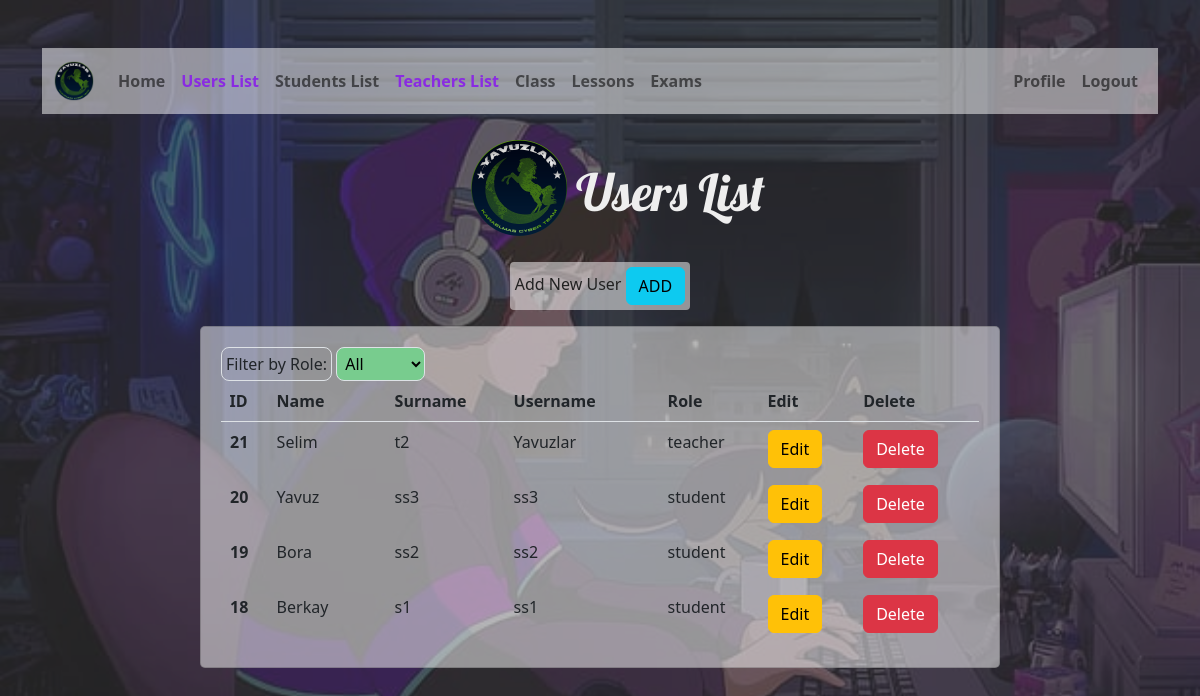
The app's page /usersList.php (signed in) with its own data.
### tables this page shows
CREATE TABLE `t_users` (
  `id` int(11) NOT NULL,
  `name` varchar(255) DEFAULT NULL,
  `surname` varchar(255) DEFAULT NULL,
  `username` varchar(255) NOT NULL,
  `password` text NOT NULL,
  `role` varchar(10) NOT NULL,
  `created_at` timestamp NOT NULL DEFAULT current_timestamp() ON UPDATE current_timestamp()
);

### usersList.php (the view, shortened to what this page needs)
<?php
include "conn.php";
if (isset($_SESSION['id']) && isset($_SESSION['role']) && $_SESSION['role'] === "admin") {
 ?>
<!DOCTYPE html>
<html lang="en">
<head>
    <link rel="stylesheet" href="https://cdn.jsdelivr.net/npm/bootstrap@5.2.0/dist/css/bootstrap.min.css">
    <link rel="stylesheet" href="css/style.css">
</head>
<body class="body-home">
    <div class="black-fill"><br /> <br />
        <div class="container">
            <?php include("includes/homeNavBar.php"); ?>
            <section class="user-text d-flex  align-items-center flex-column btn-danger">
                <div class="conteiner d-flex w-25 mt-4 mb-4">
                    <img class="col-md-2 mx-2" src="img/yavuzlar.png">
                    <h4 class="col-md-10 mt-4">Users List</h4>
                </div>
                <p>
                    Add New User <a href="addUserIndex.php" class="btn btn-info" role="button" >ADD</a>
                </p>
            </section>
            <section id="listUser" class="d-flex justify-content-center align-items-center flex-column">
                <div class="card mb-3 card-1">
                    <div class="row g-0">
                        <div class="col-md-12">
                            <div class="table-wrap">
                                <label class="p-1 text-primary-emphasis bg-primary-subtle border border-primary-subtle rounded-3" for="filter">Filter by Role:</label>
                                <select id="filter" class="p-1 text-primary-emphasis border border-primary-subtle rounded-3" style=" background-color : #78cc8e;">
                                    <option value="all">All</option>
                                </select>
                                <table class="table">
                                    <thead class="thead-dark">
                                        <tr>
                                            <th>ID</th>
                                            <th>Name</th>
                                            <th>Surname</th>
                                            <th>Username</th>
                                            <th>Role</th>
                                            <th>Edit</th>
                                            <th>Delete</th>
                                        </tr>
                                    </thead>
                                    <tbody>
                                        <?php
                                        $usersTable = "t_users";
                                        $school = $conn->prepare("SELECT * FROM $usersTable ORDER BY id DESC");
                                        $school->execute();
                                        $users = $school->fetchAll(PDO::FETCH_ASSOC);
                                        foreach ($users as $user) {
                                            echo '
                                            <tr class="alert" role="alert" data-filter="'.$user["role"].'">
                                                <th scope="row">'.$user["id"].'</th>
                                                <td>'.$user["name"].'</td>
                                                <td>'.$user["surname"].'</td>
                                                <td>'.$user["username"].'</td>
                                                <td>'.$user["role"].'</td>
                                                <td>
                                                    <a href="editUserIndex.php?id='. $user["id"] .'" class="btn btn-block btn-warning">Edit</a>
                                                </td>
                                                <td>
                                                    <a href="app/user/deleteUser.php?id='. $user["id"] .'" class="btn btn-block btn-danger">Delete</a>
                                                </td>
                                            </tr>
                                            ';
                                        }
                                        ?>
                                    </tbody>
                                </table>
                            </div>
                        </div>
                    </div>
                </div>
            </section>
        </div>
    </div>
</body>
</html>
<?php }else {
	header("Location: login.php");
	exit;
} ?>

### css/style.css (style rules this page uses)
.body-home, .body-login { background: url(../img/backgroundLofi.jpg); background-repeat: no-repeat; background-size: cover; background-attachment: fixed; }
.black-fill { background: rgba(51, 50, 50, 0.7); min-height: 100vh; }
.user-text { min-height: 15vh; }
.user-text img { width: 100px; }
.user-text h4 { color: #eee; font-size: 51px; font-family: 'Lobster', cursive; }
.user-text p { color: #222; background: rgba(255,255,255, 0.5); padding: 5px; border-radius: 4px; }
#listUser { min-height: 30vh; }
#listUser .card-1 { max-width: 800px; width: 90%; background: rgba(255,255,255, 0.5); padding: 20px; border-radius: 5px; }
.table-wrap { max-height: 300px; overflow: auto; }

### records on screen
t_users: id "21", name "Selim", surname "t2", username "Yavuzlar", role "teacher"
t_users: id "20", name "Yavuz", surname "ss3", username "ss3", role "student"
t_users: id "19", name "Bora", surname "ss2", username "ss2", role "student"
t_users: id "18", name "Berkay", surname "s1", username "ss1", role "student"
